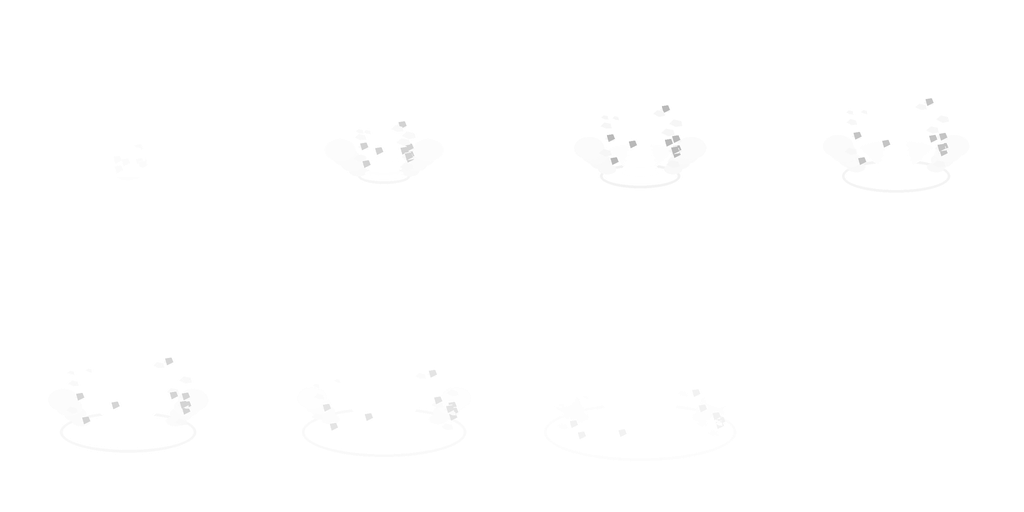
#> input picture art/t367-muestras/boss_burst.png, 1024 x 512 px; the run also reads 1 picture not shown here
$ python validate.py
#> lines starting #> are read from the running program, lines starting #| are printed output that depends on the picture
"""Verifica el contrato de entrega de las muestras, sin ejecutar Godot."""
from pathlib import Path
from PIL import Image, ImageChops, ImageStat
from html.parser import HTMLParser
import json, hashlib
OUT=Path(__file__).resolve().parent
checks={}
def check(name,condition,details=None):
 checks[name]={'ok':bool(condition),'detail':details}
 if not condition: raise AssertionError(name)
for name,size,limit in [('boss_burst.png',(1024,512),250000),('boss_crack.png',(192,96),30000),('boss_card_frame.png',(192,128),40000)]:
 im=Image.open(OUT/name)
#> im is the input picture: PIL image 1024x512 RGBA; mean R, G, B, A 253.7, 253.7, 253.7, 2.1
 check(name,im.size==size and im.mode=='RGBA' and (OUT/name).stat().st_size<limit,{'size':size,'bytes':(OUT/name).stat().st_size,'mode':im.mode})
a=Image.open(OUT/'boss_burst.png')
frame_details=[]
for i in range(8):
 im=a.crop((i%4*256,i//4*256,i%4*256+256,i//4*256+256)); alpha=im.getchannel('A'); bbox=alpha.getbbox(); frame_details.append({'frame':i+1,'alpha_bbox':bbox,'max_alpha':alpha.getextrema()[1]})
 check(f'frame_{i+1}_margin',bbox is None or (bbox[0]>=8 and bbox[1]>=8 and bbox[2]<=248 and bbox[3]<=248),bbox)
 r,g,b,_=im.split(); check(f'frame_{i+1}_neutral',ImageChops.difference(r,g).getbbox() is None and ImageChops.difference(g,b).getbbox() is None)
#> this loop made 8 passes
#> bbox on passes 1 to 7: (76, 139, 181, 181), (68, 118, 188, 187), (60, 102, 197, 191), (54, 95, 202, 195), (47, 98, 209, 199), (40, 111, 216, 203), (31, 129, 225, 206)
#> pass 1, `alpha = im.getchannel('A')`:
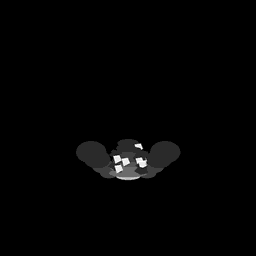
#> alpha: PIL image 256x256 L; min 0, max 12, mean 0.146; drawn with min black and max white
#> pass 1, `r, g, b, _ = im.split()`:
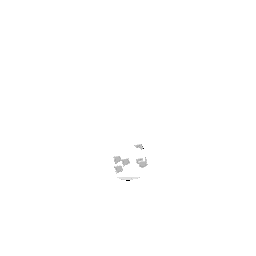
#> r: PIL image 256x256 L; min 0, max 255, mean 254.7
#> after the loop: alpha: PIL image 256x256 L; every value is 0
#> after the loop: g: PIL image 256x256 L; every value is 255
#> after the loop, frame_details = 8 items
check('frame_8_empty',frame_details[-1]['alpha_bbox'] is None)
check('frame_1_nearly_empty',frame_details[0]['max_alpha']<20,frame_details[0])
fr=Image.open(OUT/'boss_card_frame.png'); check('frame_center_transparent',fr.getchannel('A').crop((32,32,160,96)).getbbox() is None)
stretched=Image.open(OUT/'review/frame_720.png')
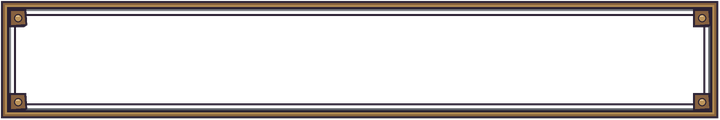
#> input picture art/t367-muestras/review/frame_720.png, 720 x 120 px
#> stretched is the input picture: PIL image 720x120 RGBA; mean R, G, B, A 25.4, 20.5, 20.1, 59.5
for name,src,dst in [('nw',(0,0,32,32),(0,0,32,32)),('ne',(160,0,192,32),(688,0,720,32)),('sw',(0,96,32,128),(0,88,32,120)),('se',(160,96,192,128),(688,88,720,120))]:
 check('corner_'+name,fr.crop(src).tobytes()==stretched.crop(dst).tobytes())
#> (the run stopped early here; a loop or call above may not have finished)
